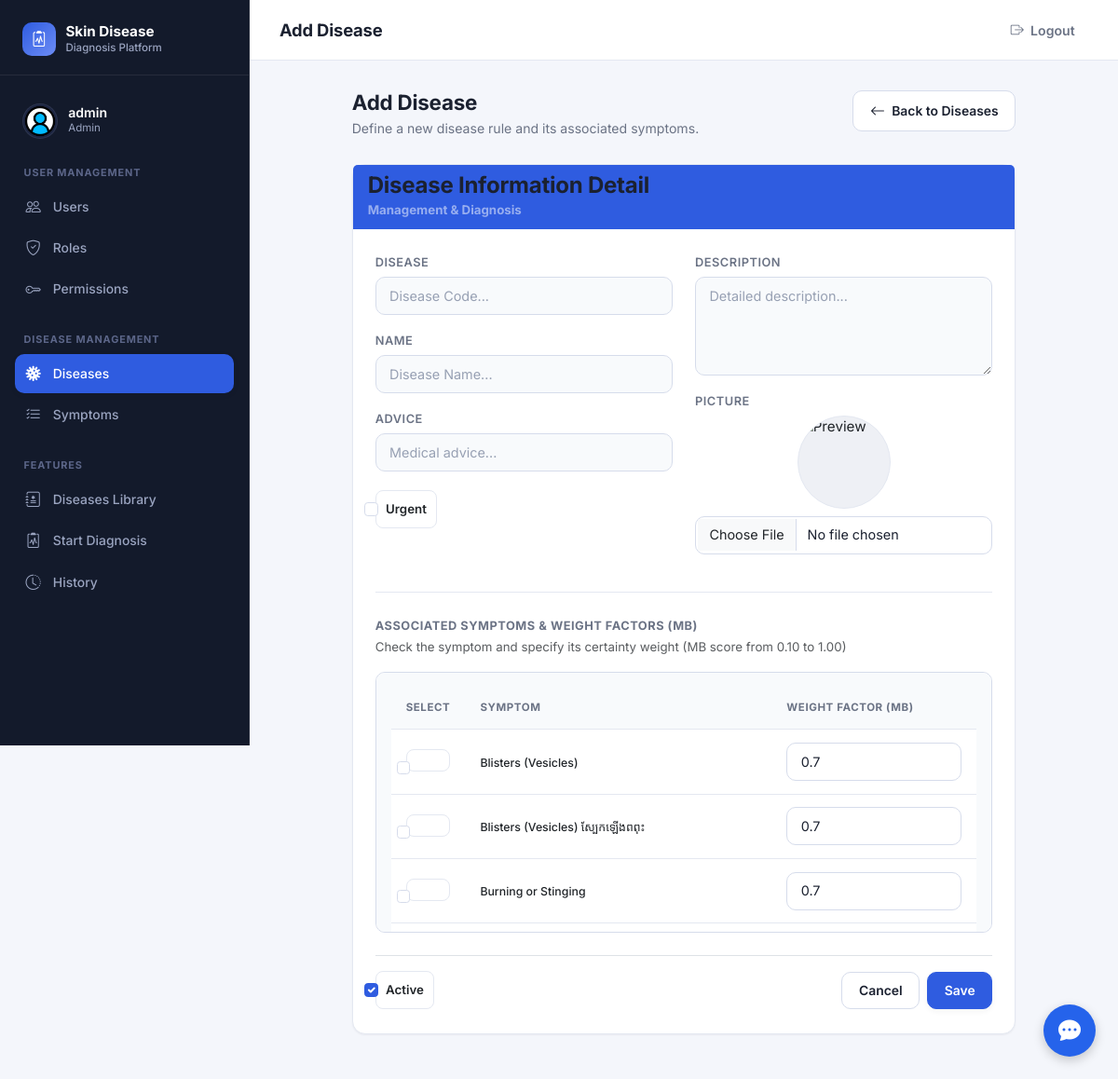
The app's page /rules/create (signed in) with its own data.
### app/models/user.py (models this page shows, shortened)
class User(UserMixin, db.Model):
    __tablename__ = "users"
    id = db.Column(db.Integer, primary_key=True)
    username = db.Column(db.String(80), unique=True, nullable=False)
    email = db.Column(db.String(120), unique=True, nullable=False)
    full_name = db.Column(db.String(120), nullable=False)
    phone_number = db.Column(db.String(15), unique=True, nullable=False)
    is_active = db.Column(db.Boolean, default=True, nullable=False)
    password_hash = db.Column(db.String(255), nullable=False)
    picture = db.Column(db.String(255))
    created_at = db.Column(db.DateTime, default=datetime.utcnow, nullable=False)
    updated_at = db.Column(db.DateTime, default=datetime.utcnow, onupdate=datetime.utcnow, nullable=False)
    roles = db.relationship("Role", secondary=user_roles, back_populates="users")
    diagnoses = db.relationship("Diagnose", secondary=user_diagnoses, back_populates="users")
    def has_role(self, role_name: str) -> bool:
        return any(role.name == role_name for role in self.roles)
    @property
    def is_admin(self) -> bool:
        return self.has_role("Admin")

### app/models/role.py (models this page shows, shortened)
class Role(db.Model):
    __tablename__ = "roles"
    id = db.Column(db.Integer, primary_key=True)
    name = db.Column(db.String(80), unique=True, nullable=False)
    description = db.Column(db.String(255))
    created_at = db.Column(db.DateTime, default=datetime.utcnow, nullable=False)
    updated_at = db.Column(db.DateTime, default=datetime.utcnow, onupdate=datetime.utcnow, nullable=False)
    users = db.relationship("User", secondary=user_roles, back_populates="roles")
    permissions = db.relationship("Permission", secondary=role_permissions, back_populates="roles")

### app/models/fact.py (models this page shows, shortened)
class Fact(db.Model):
    __tablename__ = "facts"
    id = db.Column(db.Integer, primary_key=True)
    symptom = db.Column(db.String(80), unique=True, nullable=False)
    description = db.Column(db.String(255))
    created_at = db.Column(db.DateTime, default=datetime.utcnow, nullable=False)
    updated_at = db.Column(
        db.DateTime,
        default=datetime.utcnow,
        onupdate=datetime.utcnow,
        nullable=False
    )
    rule_facts = db.relationship("RuleFact", back_populates="fact", cascade="all, delete-orphan")
    diagnose_facts = db.relationship("DiagnoseFact", back_populates="fact", cascade="all, delete-orphan")

### app/routes/rule_routes.py (the view, shortened to what this page needs)
@rule_bp.route("/create", methods=["GET", "POST"])
@login_required
def create():
    form = RuleCreateForm()
    return render_template("rules/create.html", form=form, existing_weights={})

### app/forms/rule_forms.py (shortened to what this page needs)
class RuleCreateForm(FlaskForm):
    disease = StringField("Disease",
        validators=[DataRequired(), Length(min=2, max=80)],
        render_kw={"placeholder": "Disease"})
    name = StringField("Name",
        validators=[DataRequired(), Length(min=2, max=80)],
        render_kw={"placeholder": "Disease Name"})
    urgency = BooleanField("Urgent", default=False)
    advice = StringField("Advice",
        validators=[DataRequired(), Length(min=2, max=255)],
        render_kw={"placeholder": "Disease treatment."})
    picture = FileField("Picture",
        validators=[FileAllowed(["jpg", "jpeg", "png", "gif"], "Image Only")])
    is_active = BooleanField("Active", default=True)
    description = TextAreaField("Description",
        render_kw={"placeholder": "Short description (optional)"})
    fact_ids = MulticheckboxField("Facts", coerce=int,
        render_kw={"placeholder": "Symptoms related to this Disease."})
    submit = SubmitField("Save")
    def __init__(self, *args, **kwargs):
        super().__init__(*args, **kwargs)
        self.fact_ids.choices = _fact_choices()

### app/forms/rule_forms.py (called while the page is built)
def _fact_choices():
    return [
        (f.id, f.symptom)
        for f in db.session.scalars(
            db.select(Fact).order_by(Fact.symptom)
        )
    ]

### app/templates/rules/create.html (shortened to what this page needs)
{% extends "layouts/base.html" %}
{% block page_title %}Add Disease{% endblock %}
{% block content %}
<div class="row">
    <div class="col-lg-10 mx-auto">
        <div class="page-header">
            <div>
                <h1>Add Disease</h1>
                <p class="page-subtitle">Define a new disease rule and its associated symptoms.</p>
            </div>
            <a href="{{ url_for('rules.index') }}" class="btn btn-secondary">
                <i class="bi bi-arrow-left"></i> Back to Diseases
            </a>
        </div>
        <form method="POST" enctype="multipart/form-data">
            {% include "rules/_form.html" %}
        </form>
    </div>
</div>
{% endblock %}

### app/templates/layouts/base.html (shortened to what this page needs)
<!DOCTYPE html>
<html lang="en">
<head>
    <link href="https://cdn.jsdelivr.net/npm/bootstrap@5.3.0/dist/css/bootstrap.min.css" rel="stylesheet" />
    <link href="https://cdn.jsdelivr.net/npm/bootstrap-icons@1.11.3/font/bootstrap-icons.min.css" rel="stylesheet" />
    <link rel="stylesheet" href="{{ url_for('static', filename='css/style.css') }}" />
</head>
<body>
    <div class="d-flex app-shell">
        <aside class="sidebar d-none d-md-flex flex-column">
            <div class="sidebar-brand">
                <div class="sidebar-brand-icon"><i class="bi bi-clipboard2-pulse"></i></div>
                <div class="sidebar-brand-text">
                    Skin Disease
                    <small>Diagnosis Platform</small>
                </div>
            </div>
            {% if current_user.is_authenticated %}
                <div class="sidebar-user">
                    <div class="sidebar-user-avatar">
                        <img src="{% if current_user.picture %}{{ url_for('static', filename='uploads/' ~ current_user.picture) }}{% else %}{{ url_for('static', filename='images/8358770.png') }}{% endif %}" alt="Profile picture">
                    </div>
                    <div>
                        <div class="sidebar-user-name">{{ current_user.username }}</div>
                        {% if current_user.roles %}
                            <div class="sidebar-user-role">{{ current_user.roles[0].name }}</div>
                        {% elif current_user.role %}
                            <div class="sidebar-user-role">{{ current_user.role.name if current_user.role.name is defined else current_user.role }}</div>
                        {% endif %}
                    </div>
                </div>
                {% if current_user.roles %}
                    {% set role_list = current_user.roles | map(attribute='name') | map('lower') | list %}
                {% elif current_user.role %}
                    {% set role_list = [current_user.role.name | lower] if current_user.role.name is defined else [current_user.role | lower] %}
                {% else %}
                    {% set role_list = [] %}
                {% endif %}
                {% set is_admin_user = (current_user.is_admin is defined and current_user.is_admin) or ('admin' in role_list) %}
                {% set is_dermatologist_user = 'dermatologist' in role_list %}
                {% if is_admin_user %}
                    <div class="sidebar-section">
                        <div class="sidebar-section-title">User Management</div>
                        <nav class="sidebar-nav">
                            <a href="{{ url_for('users.index') }}" class="sidebar-link {% if request.blueprint == 'users' %}active{% endif %}">
                                <i class="bi bi-people"></i> Users
                            </a>
                            <a href="{{ url_for('roles.index') }}" class="sidebar-link {% if request.blueprint == 'roles' %}active{% endif %}">
                                <i class="bi bi-shield-check"></i> Roles
                            </a>
                            <a href="{{ url_for('permissions.index') }}" class="sidebar-link {% if request.blueprint == 'permissions' %}active{% endif %}">
                                <i class="bi bi-key"></i> Permissions
                            </a>
                        </nav>
                    </div>
                {% endif %}
                {% if is_admin_user or is_dermatologist_user %}
                    <div class="sidebar-section">
                        <div class="sidebar-section-title">Disease Management</div>
                        <nav class="sidebar-nav">
                            <a href="{{ url_for('rules.index') }}" class="sidebar-link {% if request.blueprint == 'rules' %}active{% endif %}">
                                <i class="bi bi-virus"></i> Diseases
                            </a>
                            <a href="{{ url_for('facts.index') }}" class="sidebar-link {% if request.blueprint == 'facts' %}active{% endif %}">
                                <i class="bi bi-list-check"></i> Symptoms
                            </a>
                        </nav>
                    </div>
                {% endif %}
                <div class="sidebar-section">
                    <div class="sidebar-section-title">Features</div>
                    <nav class="sidebar-nav">
                        <a href="{{ url_for('diagnoses.dashboard') }}" class="sidebar-link {% if request.endpoint == 'diagnoses.dashboard' %}active{% endif %}">
                            <i class="bi bi-journal-medical"></i> Diseases Library
                        </a>
                        <a href="{{ url_for('diagnoses.diagnose') }}" class="sidebar-link {% if request.endpoint == 'diagnoses.diagnose' %}active{% endif %}">
                            <i class="bi bi-clipboard2-pulse"></i> Start Diagnosis
                        </a>
                        <a href="{{ url_for('diagnoses.diagnose_history') }}" class="sidebar-link {% if request.endpoint == 'diagnoses.diagnose_history' %}active{% endif %}">
                            <i class="bi bi-clock-history"></i> History
                        </a>
                    </nav>
                </div>
            {% endif %}
        </aside>
    <div class="chatbot-container">
        <button class="chatbot-toggle" onclick="toggleChat()"><i class="bi bi-chat-dots-fill"></i></button>
    </div>
        <div class="flex-grow-1 main-content">
            <nav class="topbar">
                <h1 class="topbar-title d-none d-md-block">{% block page_title %}{% endblock %}</h1>
                <div class="topbar-actions">
                    {% if current_user.is_authenticated %}
                        <a href="{{ url_for('auth.logout') }}" class="topbar-link">
                            <i class="bi bi-box-arrow-right"></i> Logout
                        </a>
                    {% else %}
                        <a href="{{ url_for('auth.login') }}" class="topbar-link">
                            <i class="bi bi-box-arrow-in-right"></i> Login
                        </a>
                    {% endif %}
                </div>
            </nav>
            <main class="page-body">
                {% block content %}{% endblock %}
            </main>
        </div>
    </div>
</body>
</html>

### app/templates/rules/_form.html (shortened to what this page needs)
<div class="card">
    <div class="card-header bg-custom-blue text-white">
        <h4 class="card-header-title mb-0">Disease Information Detail</h4>
        <small class="text-white-50">Management &amp; Diagnosis</small>
    </div>
    <div class="card-body p-4">
        <div class="row">
            <div class="col-md-6">
                <div class="mb-3">
                    {{ form.disease.label(class="form-label-sm") }}
                    {{ form.disease(class="form-control form-control-custom", placeholder="Disease Code...") }}
                </div>
                <div class="mb-3">
                    {{ form.name.label(class="form-label-sm") }}
                    {{ form.name(class="form-control form-control-custom", placeholder="Disease Name...") }}
                </div>
                <div class="mb-3">
                    {{ form.advice.label(class="form-label-sm") }}
                    {{ form.advice(class="form-control form-control-custom", placeholder="Medical advice...") }}
                </div>
                <div class="d-flex align-items-center pt-1">
                    <div class="form-check custom-checkbox-pill">
                        {{ form.urgency(class="form-check-input") }}
                        {{ form.urgency.label(class="form-check-label fw-semibold small") }}
                    </div>
                </div>
            </div>
            <div class="col-md-6">
                <div class="mb-3">
                    {{ form.description.label(class="form-label-sm") }}
                    {{ form.description(class="form-control form-control-custom", rows="4", placeholder="Detailed description...") }}
                </div>
                <div class="mb-3">
                    {{ form.picture.label(class="form-label-sm") }}
                    <div class="mb-2">
                        <div class="photo-placeholder" style="width: 100px; height: 100px;">
                            <img id="image-preview"
                                src="{% if form.picture.data %}{{ url_for('static', filename='diseasePic/' ~ form.picture.data) }}{% else %}{{ url_for('static', filename='images/disease.png') }}{% endif %}"
                                alt="Preview"
                                class="preview-img">
                        </div>
                    </div>
                    {{ form.picture(class="form-control", id="picture-input") }}
                </div>
            </div>
        </div>
        <hr class="my-4">
        <div class="mb-4">
            <label class="form-label-sm mb-1 fw-bold">Associated Symptoms &amp; Weight Factors (MB)</label>
            <small class="d-block text-muted mb-3">Check the symptom and specify its certainty weight (MB score from 0.10 to 1.00)</small>
            <div class="form-control form-control-custom p-3" style="max-height: 280px; overflow-y: auto;">
                <table class="table table-borderless table-sm align-middle mb-0">
                    <thead>
                        <tr class="border-bottom text-muted small">
                            <th style="width: 12%;">Select</th>
                            <th>Symptom</th>
                            <th style="width: 35%;">Weight Factor (MB)</th>
                        </tr>
                    </thead>
                    <tbody>
                        {% for value, label in form.fact_ids.choices %}
                        <tr>
                            <td>
                                <div class="form-check custom-checkbox-pill">
                                    <input class="form-check-input" type="checkbox" name="{{ form.fact_ids.name }}"
                                           value="{{ value }}" id="fact_{{ value }}"
                                           {% if form.fact_ids.data and value in form.fact_ids.data %}checked{% endif %}>
                                </div>
                            </td>
                            <td>
                                <label class="form-check-label small fw-medium" for="fact_{{ value }}">
                                    {{ label }}
                                </label>
                            </td>
                            <td>
                                <input type="number" step="0.05" min="0.10" max="1.00"
                                       name="weight_{{ value }}"
                                       value="{{ existing_weights.get(value, 0.70) if existing_weights else 0.70 }}"
                                       class="form-control form-control-sm"
                                       placeholder="e.g. 0.75">
                            </td>
                        </tr>
                        {% endfor %}
                    </tbody>
                </table>
            </div>
        </div>
        <div class="d-flex justify-content-between align-items-center pt-3 border-top">
            <div class="form-check custom-checkbox-pill">
                {{ form.is_active(class="form-check-input") }}
                {{ form.is_active.label(class="form-check-label fw-semibold small") }}
            </div>
            <div class="d-flex gap-2">
                <a href="{{ url_for('rules.index') }}" class="btn btn-secondary">
                    Cancel
                </a>
                {{ form.submit(class="btn btn-primary btn-glow") }}
            </div>
        </div>
    </div>
</div>

### records on screen
User: username "admin"
Role: name "Admin"
Fact: symptom "Blisters (Vesicles)", existing_weights "0.7"
Fact: symptom "Blisters (Vesicles) ស្បែកឡើងពពុះ", existing_weights "0.7"
Fact: symptom "Burning or Stinging", existing_weights "0.7"
